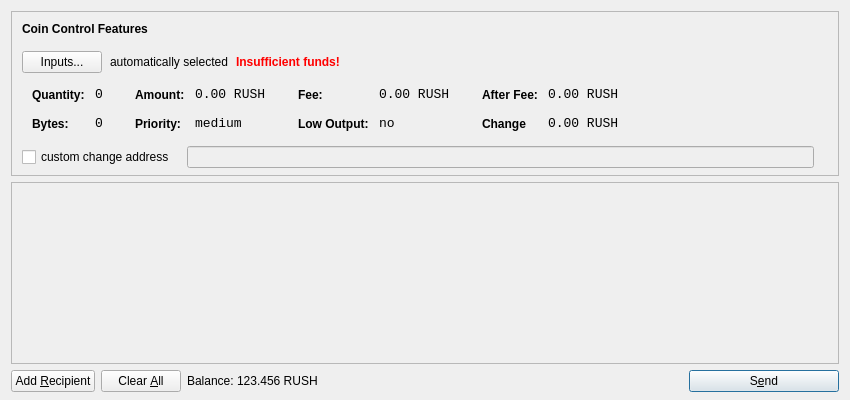
<?xml version="1.0" encoding="UTF-8"?>
<ui version="4.0">
 <class>SendCoinsDialog</class>
 <widget class="QDialog" name="SendCoinsDialog">
  <property name="geometry">
   <rect>
    <x>0</x>
    <y>0</y>
    <width>850</width>
    <height>400</height>
   </rect>
  </property>
  <property name="windowTitle">
   <string>Send Coins</string>
  </property>
  <layout class="QVBoxLayout" name="verticalLayout" stretch="0,1,0">
   <property name="bottomMargin">
    <number>8</number>
   </property>
   <item>
    <widget class="QFrame" name="frameCoinControl">
     <property name="sizePolicy">
      <sizepolicy hsizetype="Expanding" vsizetype="Expanding">
       <horstretch>0</horstretch>
       <verstretch>0</verstretch>
      </sizepolicy>
     </property>
     <property name="maximumSize">
      <size>
       <width>16777215</width>
       <height>16777215</height>
      </size>
     </property>
     <property name="frameShape">
      <enum>QFrame::StyledPanel</enum>
     </property>
     <property name="frameShadow">
      <enum>QFrame::Sunken</enum>
     </property>
     <layout class="QVBoxLayout" name="verticalLayoutCoinControl2">
      <property name="spacing">
       <number>-1</number>
      </property>
      <property name="leftMargin">
       <number>0</number>
      </property>
      <property name="topMargin">
       <number>0</number>
      </property>
      <property name="rightMargin">
       <number>0</number>
      </property>
      <property name="bottomMargin">
       <number>6</number>
      </property>
      <item>
       <layout class="QVBoxLayout" name="verticalLayoutCoinControl" stretch="0,0,0,0,1">
        <property name="spacing">
         <number>0</number>
        </property>
        <property name="leftMargin">
         <number>10</number>
        </property>
        <property name="topMargin">
         <number>10</number>
        </property>
        <item>
         <layout class="QHBoxLayout" name="horizontalLayoutCoinControl1">
          <property name="bottomMargin">
           <number>15</number>
          </property>
          <item>
           <widget class="QLabel" name="labelCoinControlFeatures">
            <property name="sizePolicy">
             <sizepolicy hsizetype="Preferred" vsizetype="Maximum">
              <horstretch>0</horstretch>
              <verstretch>0</verstretch>
             </sizepolicy>
            </property>
            <property name="font">
             <font>
              <weight>75</weight>
              <bold>true</bold>
             </font>
            </property>
            <property name="styleSheet">
             <string notr="true">font-weight:bold;</string>
            </property>
            <property name="text">
             <string>Coin Control Features</string>
            </property>
           </widget>
          </item>
         </layout>
        </item>
        <item>
         <layout class="QHBoxLayout" name="horizontalLayoutCoinControl2" stretch="0,0,0,0">
          <property name="spacing">
           <number>8</number>
          </property>
          <property name="bottomMargin">
           <number>10</number>
          </property>
          <item>
           <widget class="QPushButton" name="pushButtonCoinControl">
            <property name="styleSheet">
             <string notr="true"/>
            </property>
            <property name="text">
             <string>Inputs...</string>
            </property>
           </widget>
          </item>
          <item>
           <widget class="QLabel" name="labelCoinControlAutomaticallySelected">
            <property name="text">
             <string>automatically selected</string>
            </property>
            <property name="margin">
             <number>5</number>
            </property>
           </widget>
          </item>
          <item>
           <widget class="QLabel" name="labelCoinControlInsuffFunds">
            <property name="font">
             <font>
              <weight>75</weight>
              <bold>true</bold>
             </font>
            </property>
            <property name="styleSheet">
             <string notr="true">color:red;font-weight:bold;</string>
            </property>
            <property name="text">
             <string>Insufficient funds!</string>
            </property>
            <property name="margin">
             <number>5</number>
            </property>
           </widget>
          </item>
          <item>
           <spacer name="horizontalSpacerCoinControl">
            <property name="orientation">
             <enum>Qt::Horizontal</enum>
            </property>
            <property name="sizeHint" stdset="0">
             <size>
              <width>40</width>
              <height>1</height>
             </size>
            </property>
           </spacer>
          </item>
         </layout>
        </item>
        <item>
         <widget class="QWidget" name="widgetCoinControl" native="true">
          <property name="sizePolicy">
           <sizepolicy hsizetype="Preferred" vsizetype="Preferred">
            <horstretch>0</horstretch>
            <verstretch>0</verstretch>
           </sizepolicy>
          </property>
          <property name="minimumSize">
           <size>
            <width>0</width>
            <height>0</height>
           </size>
          </property>
          <property name="styleSheet">
           <string notr="true"/>
          </property>
          <layout class="QHBoxLayout" name="horizontalLayoutCoinControl5">
           <property name="margin">
            <number>0</number>
           </property>
           <item>
            <layout class="QHBoxLayout" name="horizontalLayoutCoinControl3" stretch="0,0,0,1">
             <property name="spacing">
              <number>20</number>
             </property>
             <property name="topMargin">
              <number>0</number>
             </property>
             <property name="bottomMargin">
              <number>10</number>
             </property>
             <item>
              <layout class="QFormLayout" name="formLayoutCoinControl1">
               <property name="horizontalSpacing">
                <number>10</number>
               </property>
               <property name="verticalSpacing">
                <number>14</number>
               </property>
               <property name="leftMargin">
                <number>10</number>
               </property>
               <property name="topMargin">
                <number>4</number>
               </property>
               <property name="rightMargin">
                <number>6</number>
               </property>
               <item row="0" column="0">
                <widget class="QLabel" name="labelCoinControlQuantityText">
                 <property name="styleSheet">
                  <string notr="true">font-weight:bold;</string>
                 </property>
                 <property name="text">
                  <string>Quantity:</string>
                 </property>
                 <property name="margin">
                  <number>0</number>
                 </property>
                </widget>
               </item>
               <item row="0" column="1">
                <widget class="QLabel" name="labelCoinControlQuantity">
                 <property name="font">
                  <font>
                   <family>Monospace</family>
                   <pointsize>10</pointsize>
                  </font>
                 </property>
                 <property name="cursor">
                  <cursorShape>IBeamCursor</cursorShape>
                 </property>
                 <property name="contextMenuPolicy">
                  <enum>Qt::ActionsContextMenu</enum>
                 </property>
                 <property name="text">
                  <string>0</string>
                 </property>
                 <property name="margin">
                  <number>0</number>
                 </property>
                 <property name="textInteractionFlags">
                  <set>Qt::LinksAccessibleByMouse|Qt::TextSelectableByKeyboard|Qt::TextSelectableByMouse</set>
                 </property>
                </widget>
               </item>
               <item row="1" column="0">
                <widget class="QLabel" name="labelCoinControlBytesText">
                 <property name="styleSheet">
                  <string notr="true">font-weight:bold;</string>
                 </property>
                 <property name="text">
                  <string>Bytes:</string>
                 </property>
                </widget>
               </item>
               <item row="1" column="1">
                <widget class="QLabel" name="labelCoinControlBytes">
                 <property name="font">
                  <font>
                   <family>Monospace</family>
                   <pointsize>10</pointsize>
                  </font>
                 </property>
                 <property name="cursor">
                  <cursorShape>IBeamCursor</cursorShape>
                 </property>
                 <property name="contextMenuPolicy">
                  <enum>Qt::ActionsContextMenu</enum>
                 </property>
                 <property name="text">
                  <string>0</string>
                 </property>
                 <property name="textInteractionFlags">
                  <set>Qt::LinksAccessibleByMouse|Qt::TextSelectableByKeyboard|Qt::TextSelectableByMouse</set>
                 </property>
                </widget>
               </item>
              </layout>
             </item>
             <item>
              <layout class="QFormLayout" name="formLayoutCoinControl2">
               <property name="horizontalSpacing">
                <number>10</number>
               </property>
               <property name="verticalSpacing">
                <number>14</number>
               </property>
               <property name="leftMargin">
                <number>6</number>
               </property>
               <property name="topMargin">
                <number>4</number>
               </property>
               <property name="rightMargin">
                <number>6</number>
               </property>
               <item row="0" column="0">
                <widget class="QLabel" name="labelCoinControlAmountText">
                 <property name="styleSheet">
                  <string notr="true">font-weight:bold;</string>
                 </property>
                 <property name="text">
                  <string>Amount:</string>
                 </property>
                 <property name="margin">
                  <number>0</number>
                 </property>
                </widget>
               </item>
               <item row="0" column="1">
                <widget class="QLabel" name="labelCoinControlAmount">
                 <property name="font">
                  <font>
                   <family>Monospace</family>
                   <pointsize>10</pointsize>
                  </font>
                 </property>
                 <property name="cursor">
                  <cursorShape>IBeamCursor</cursorShape>
                 </property>
                 <property name="contextMenuPolicy">
                  <enum>Qt::ActionsContextMenu</enum>
                 </property>
                 <property name="text">
                  <string>0.00 RUSH</string>
                 </property>
                 <property name="textInteractionFlags">
                  <set>Qt::LinksAccessibleByMouse|Qt::TextSelectableByKeyboard|Qt::TextSelectableByMouse</set>
                 </property>
                </widget>
               </item>
               <item row="1" column="0">
                <widget class="QLabel" name="labelCoinControlPriorityText">
                 <property name="styleSheet">
                  <string notr="true">font-weight:bold;</string>
                 </property>
                 <property name="text">
                  <string>Priority:</string>
                 </property>
                </widget>
               </item>
               <item row="1" column="1">
                <widget class="QLabel" name="labelCoinControlPriority">
                 <property name="font">
                  <font>
                   <family>Monospace</family>
                   <pointsize>10</pointsize>
                  </font>
                 </property>
                 <property name="cursor">
                  <cursorShape>IBeamCursor</cursorShape>
                 </property>
                 <property name="contextMenuPolicy">
                  <enum>Qt::ActionsContextMenu</enum>
                 </property>
                 <property name="text">
                  <string>medium</string>
                 </property>
                 <property name="textInteractionFlags">
                  <set>Qt::LinksAccessibleByMouse|Qt::TextSelectableByKeyboard|Qt::TextSelectableByMouse</set>
                 </property>
                </widget>
               </item>
              </layout>
             </item>
             <item>
              <layout class="QFormLayout" name="formLayoutCoinControl3">
               <property name="horizontalSpacing">
                <number>10</number>
               </property>
               <property name="verticalSpacing">
                <number>14</number>
               </property>
               <property name="leftMargin">
                <number>6</number>
               </property>
               <property name="topMargin">
                <number>4</number>
               </property>
               <property name="rightMargin">
                <number>6</number>
               </property>
               <item row="0" column="0">
                <widget class="QLabel" name="labelCoinControlFeeText">
                 <property name="styleSheet">
                  <string notr="true">font-weight:bold;</string>
                 </property>
                 <property name="text">
                  <string>Fee:</string>
                 </property>
                 <property name="margin">
                  <number>0</number>
                 </property>
                </widget>
               </item>
               <item row="0" column="1">
                <widget class="QLabel" name="labelCoinControlFee">
                 <property name="font">
                  <font>
                   <family>Monospace</family>
                   <pointsize>10</pointsize>
                  </font>
                 </property>
                 <property name="cursor">
                  <cursorShape>IBeamCursor</cursorShape>
                 </property>
                 <property name="contextMenuPolicy">
                  <enum>Qt::ActionsContextMenu</enum>
                 </property>
                 <property name="text">
                  <string>0.00 RUSH</string>
                 </property>
                 <property name="textInteractionFlags">
                  <set>Qt::LinksAccessibleByMouse|Qt::TextSelectableByKeyboard|Qt::TextSelectableByMouse</set>
                 </property>
                </widget>
               </item>
               <item row="1" column="0">
                <widget class="QLabel" name="labelCoinControlLowOutputText">
                 <property name="styleSheet">
                  <string notr="true">font-weight:bold;</string>
                 </property>
                 <property name="text">
                  <string>Low Output:</string>
                 </property>
                </widget>
               </item>
               <item row="1" column="1">
                <widget class="QLabel" name="labelCoinControlLowOutput">
                 <property name="font">
                  <font>
                   <family>Monospace</family>
                   <pointsize>10</pointsize>
                  </font>
                 </property>
                 <property name="cursor">
                  <cursorShape>IBeamCursor</cursorShape>
                 </property>
                 <property name="contextMenuPolicy">
                  <enum>Qt::ActionsContextMenu</enum>
                 </property>
                 <property name="text">
                  <string>no</string>
                 </property>
                 <property name="textInteractionFlags">
                  <set>Qt::LinksAccessibleByMouse|Qt::TextSelectableByKeyboard|Qt::TextSelectableByMouse</set>
                 </property>
                </widget>
               </item>
              </layout>
             </item>
             <item>
              <layout class="QFormLayout" name="formLayoutCoinControl4">
               <property name="horizontalSpacing">
                <number>10</number>
               </property>
               <property name="verticalSpacing">
                <number>14</number>
               </property>
               <property name="leftMargin">
                <number>6</number>
               </property>
               <property name="topMargin">
                <number>4</number>
               </property>
               <property name="rightMargin">
                <number>6</number>
               </property>
               <item row="0" column="0">
                <widget class="QLabel" name="labelCoinControlAfterFeeText">
                 <property name="styleSheet">
                  <string notr="true">font-weight:bold;</string>
                 </property>
                 <property name="text">
                  <string>After Fee:</string>
                 </property>
                 <property name="margin">
                  <number>0</number>
                 </property>
                </widget>
               </item>
               <item row="0" column="1">
                <widget class="QLabel" name="labelCoinControlAfterFee">
                 <property name="font">
                  <font>
                   <family>Monospace</family>
                   <pointsize>10</pointsize>
                  </font>
                 </property>
                 <property name="cursor">
                  <cursorShape>IBeamCursor</cursorShape>
                 </property>
                 <property name="contextMenuPolicy">
                  <enum>Qt::ActionsContextMenu</enum>
                 </property>
                 <property name="text">
                  <string>0.00 RUSH</string>
                 </property>
                 <property name="textInteractionFlags">
                  <set>Qt::LinksAccessibleByMouse|Qt::TextSelectableByKeyboard|Qt::TextSelectableByMouse</set>
                 </property>
                </widget>
               </item>
               <item row="1" column="0">
                <widget class="QLabel" name="labelCoinControlChangeText">
                 <property name="styleSheet">
                  <string notr="true">font-weight:bold;</string>
                 </property>
                 <property name="text">
                  <string>Change</string>
                 </property>
                </widget>
               </item>
               <item row="1" column="1">
                <widget class="QLabel" name="labelCoinControlChange">
                 <property name="font">
                  <font>
                   <family>Monospace</family>
                   <pointsize>10</pointsize>
                  </font>
                 </property>
                 <property name="cursor">
                  <cursorShape>IBeamCursor</cursorShape>
                 </property>
                 <property name="contextMenuPolicy">
                  <enum>Qt::ActionsContextMenu</enum>
                 </property>
                 <property name="text">
                  <string>0.00 RUSH</string>
                 </property>
                 <property name="textInteractionFlags">
                  <set>Qt::LinksAccessibleByMouse|Qt::TextSelectableByKeyboard|Qt::TextSelectableByMouse</set>
                 </property>
                </widget>
               </item>
              </layout>
             </item>
            </layout>
           </item>
          </layout>
         </widget>
        </item>
        <item>
         <layout class="QHBoxLayout" name="horizontalLayoutCoinControl4" stretch="0,0,0">
          <property name="spacing">
           <number>12</number>
          </property>
          <property name="sizeConstraint">
           <enum>QLayout::SetDefaultConstraint</enum>
          </property>
          <property name="topMargin">
           <number>5</number>
          </property>
          <property name="rightMargin">
           <number>5</number>
          </property>
          <item>
           <widget class="QCheckBox" name="checkBoxCoinControlChange">
            <property name="text">
             <string>custom change address</string>
            </property>
           </widget>
          </item>
          <item>
           <widget class="QLineEdit" name="lineEditCoinControlChange">
            <property name="enabled">
             <bool>false</bool>
            </property>
            <property name="sizePolicy">
             <sizepolicy hsizetype="Expanding" vsizetype="Fixed">
              <horstretch>0</horstretch>
              <verstretch>0</verstretch>
             </sizepolicy>
            </property>
           </widget>
          </item>
          <item>
           <widget class="QLabel" name="labelCoinControlChangeLabel">
            <property name="sizePolicy">
             <sizepolicy hsizetype="Preferred" vsizetype="Expanding">
              <horstretch>0</horstretch>
              <verstretch>0</verstretch>
             </sizepolicy>
            </property>
            <property name="minimumSize">
             <size>
              <width>0</width>
              <height>0</height>
             </size>
            </property>
            <property name="text">
             <string/>
            </property>
            <property name="margin">
             <number>3</number>
            </property>
           </widget>
          </item>
         </layout>
        </item>
        <item>
         <spacer name="verticalSpacerCoinControl">
          <property name="orientation">
           <enum>Qt::Vertical</enum>
          </property>
          <property name="sizeHint" stdset="0">
           <size>
            <width>800</width>
            <height>1</height>
           </size>
          </property>
         </spacer>
        </item>
       </layout>
      </item>
     </layout>
    </widget>
   </item>
   <item>
    <widget class="QScrollArea" name="scrollArea">
     <property name="widgetResizable">
      <bool>true</bool>
     </property>
     <widget class="QWidget" name="scrollAreaWidgetContents">
      <property name="geometry">
       <rect>
        <x>0</x>
        <y>0</y>
        <width>830</width>
        <height>165</height>
       </rect>
      </property>
      <layout class="QVBoxLayout" name="verticalLayout_2">
       <property name="margin">
        <number>0</number>
       </property>
       <item>
        <layout class="QVBoxLayout" name="entries">
         <property name="spacing">
          <number>6</number>
         </property>
        </layout>
       </item>
       <item>
        <spacer name="verticalSpacer">
         <property name="orientation">
          <enum>Qt::Vertical</enum>
         </property>
         <property name="sizeHint" stdset="0">
          <size>
           <width>20</width>
           <height>40</height>
          </size>
         </property>
        </spacer>
       </item>
      </layout>
     </widget>
    </widget>
   </item>
   <item>
    <layout class="QHBoxLayout" name="horizontalLayout">
     <item>
      <widget class="QPushButton" name="addButton">
       <property name="toolTip">
        <string>Send to multiple recipients at once</string>
       </property>
       <property name="text">
        <string>Add &amp;Recipient</string>
       </property>
       <property name="icon">
        <iconset resource="../bitcoin.qrc">
         <normaloff>:/icons/add</normaloff>:/icons/add</iconset>
       </property>
       <property name="autoDefault">
        <bool>false</bool>
       </property>
      </widget>
     </item>
     <item>
      <widget class="QPushButton" name="clearButton">
       <property name="sizePolicy">
        <sizepolicy hsizetype="Minimum" vsizetype="Fixed">
         <horstretch>0</horstretch>
         <verstretch>0</verstretch>
        </sizepolicy>
       </property>
       <property name="toolTip">
        <string>Remove all transaction fields</string>
       </property>
       <property name="text">
        <string>Clear &amp;All</string>
       </property>
       <property name="icon">
        <iconset resource="../bitcoin.qrc">
         <normaloff>:/icons/remove</normaloff>:/icons/remove</iconset>
       </property>
       <property name="autoRepeatDelay">
        <number>300</number>
       </property>
       <property name="autoDefault">
        <bool>false</bool>
       </property>
      </widget>
     </item>
     <item>
      <layout class="QHBoxLayout" name="horizontalLayout_2">
       <property name="spacing">
        <number>3</number>
       </property>
       <item>
        <widget class="QLabel" name="label">
         <property name="sizePolicy">
          <sizepolicy hsizetype="Preferred" vsizetype="Fixed">
           <horstretch>0</horstretch>
           <verstretch>0</verstretch>
          </sizepolicy>
         </property>
         <property name="text">
          <string>Balance:</string>
         </property>
        </widget>
       </item>
       <item>
        <widget class="QLabel" name="labelBalance">
         <property name="sizePolicy">
          <sizepolicy hsizetype="Preferred" vsizetype="Fixed">
           <horstretch>0</horstretch>
           <verstretch>0</verstretch>
          </sizepolicy>
         </property>
         <property name="cursor">
          <cursorShape>IBeamCursor</cursorShape>
         </property>
         <property name="text">
          <string>123.456 RUSH</string>
         </property>
         <property name="textInteractionFlags">
          <set>Qt::LinksAccessibleByMouse|Qt::TextSelectableByKeyboard|Qt::TextSelectableByMouse</set>
         </property>
        </widget>
       </item>
      </layout>
     </item>
     <item>
      <spacer name="horizontalSpacer">
       <property name="orientation">
        <enum>Qt::Horizontal</enum>
       </property>
       <property name="sizeHint" stdset="0">
        <size>
         <width>40</width>
         <height>20</height>
        </size>
       </property>
      </spacer>
     </item>
     <item>
      <widget class="QPushButton" name="sendButton">
       <property name="minimumSize">
        <size>
         <width>150</width>
         <height>0</height>
        </size>
       </property>
       <property name="toolTip">
        <string>Confirm the send action</string>
       </property>
       <property name="text">
        <string>S&amp;end</string>
       </property>
       <property name="icon">
        <iconset resource="../bitcoin.qrc">
         <normaloff>:/icons/send</normaloff>:/icons/send</iconset>
       </property>
       <property name="default">
        <bool>true</bool>
       </property>
      </widget>
     </item>
    </layout>
   </item>
  </layout>
 </widget>
 <resources>
  <include location="../bitcoin.qrc"/>
 </resources>
 <connections/>
</ui>
